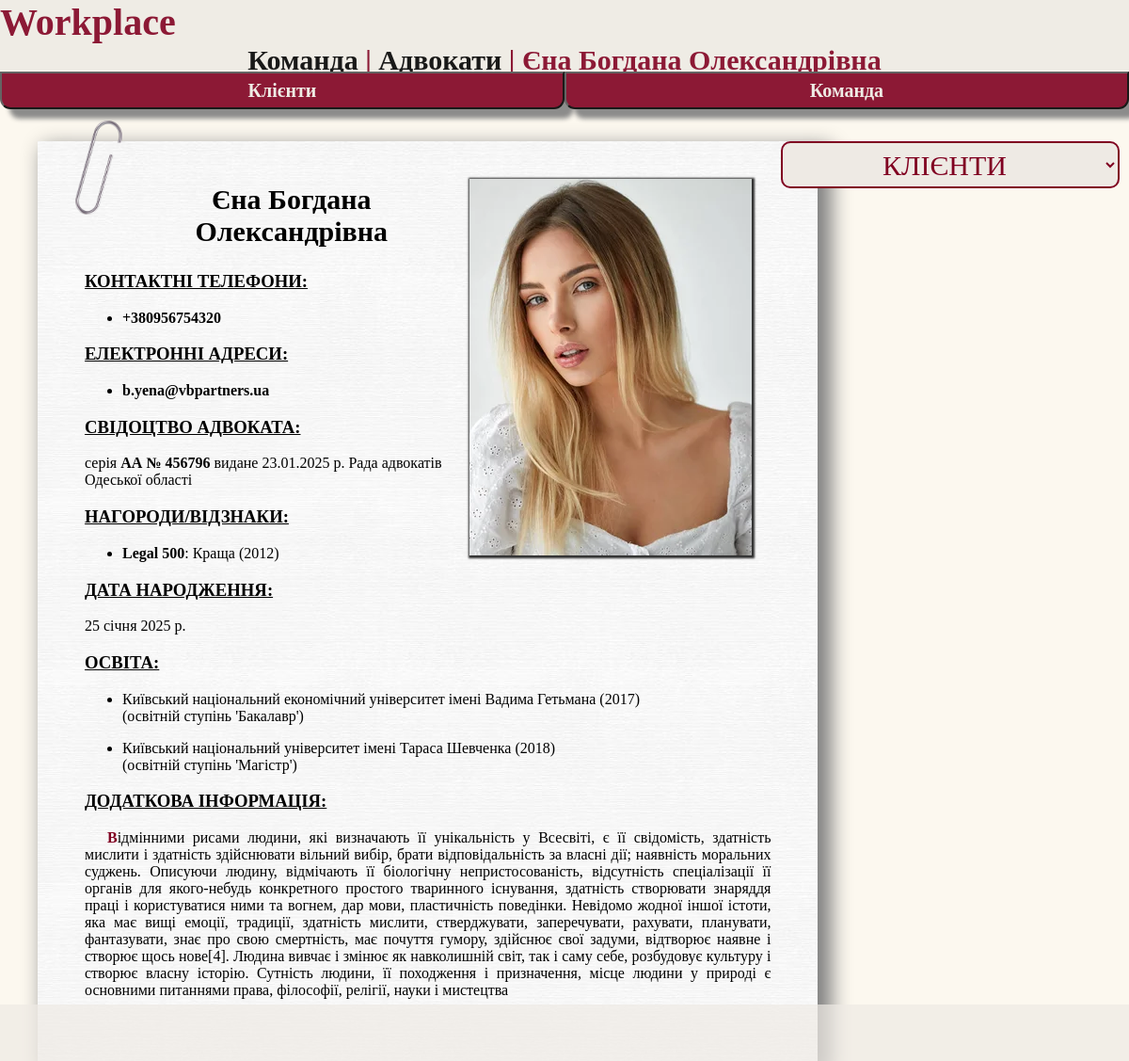
Screenshot of /Employees/cv/4/ with the database file from the repository.
### Employees/models.py (models this page shows, shortened)
class EmployeesInfo(models.Model):
    def renamed_foto_location(self, filename: str) -> str:
        filebase, extension = filename.split('.')
        filebase = slugify(f'{self.last_name} {self.first_name} {self.patronymic}')
        return 'Employees/images/personal_foto/%s.%s' % (filebase, extension)
    last_name = models.CharField(
        blank=False,
        db_column='employee_last_name',
        help_text="Введіть прізвище працівника",
        null=False,
        max_length=200,
        validators=[Employees.validators.validator_name],
        verbose_name="прізвище",)
    first_name = models.CharField(
        blank=False,
        db_column='employee_first_name',
        help_text="Введіть ім'я працівника",
        null=False,
        max_length=200,
        validators=[Employees.validators.validator_name],
        verbose_name="ім'я",)
    patronymic = models.CharField(
        max_length=200,
        null=False,
        blank=False,
        verbose_name="по-батькові",
        help_text="Введіть по-батькові працівника",
        validators=[Employees.validators.validator_name],
        db_column='employee_patronymic')
    full_name = models.CharField(
        max_length=500,
        null=False,
        blank=False,
        verbose_name="ПІБ",
        db_column='employee_full_name',
        editable=False,
        unique=True)
    gender = models.CharField(
        max_length=10,
        verbose_name="стать",
        help_text="Оберіть стать працівника",
        db_column='employee_gender',
        default='Не визначено',
        choices=Employees.vocabularies.Gender.choices)
    birth_date = models.DateField(
        blank=True,
        verbose_name="дата народження",
        help_text="Оберіть дату народження працівника",
        validators=[VBworkspace.validators.validator_birth_date],
        db_column='employee_birth_date')
    position=models.CharField(
        max_length=100,
        null=False,
        blank=False,
        verbose_name="посада",
        help_text="Оберіть посаду, на якій перебуває працівник",
        db_column='employee_position',
        choices=Employees.vocabularies.Position.choices)
    foto=models.ImageField(
        blank=False,
        db_column='employee_foto',
        help_text="Завантажте фото працівника",
        null=True,
        verbose_name="фото",
        upload_to=renamed_foto_location)
    other_info = models.TextField(
        blank=True,
        verbose_name='Додаткова інформація',
        db_column='other_info',
    )
    class Meta:
        ordering = ['full_name',]
        verbose_name = 'Досьє працівника'
        verbose_name_plural = 'Досьє працівників'
        db_table = 'EmployeeInfo'

class EmployeePhone(models.Model):
    employee_name = models.ForeignKey(
        EmployeesInfo,
        on_delete=models.CASCADE,
        db_column='employee_name',)
    phone = models.CharField(
        max_length=13,
        blank=True,
        verbose_name='телефонний номер',
        help_text='Введіть телефонний номер працівника',
        validators= [VBworkspace.validators.validator_phone],
        db_column='phone_number',)
    class Meta:
        verbose_name = 'Телефонний номер'
        verbose_name_plural = 'Телефонні номери'
        db_table = 'EmployeePhone'

class EmployeeEmail(models.Model):
    employee_name = models.ForeignKey(
        EmployeesInfo,
        on_delete=models.CASCADE,
        db_column='employee_name',)
    email = models.EmailField(
        blank=True,
        verbose_name='електронна пошта',
        help_text='Введіть робочу електронну пошту працівника',
        db_column='email',)
    class Meta:
        verbose_name = 'Електронна адреса'
        verbose_name_plural = 'Електронні адреси'
        db_table = 'EmployeeEmail'

class AttorneyLicense(models.Model):
    attorney_name = models.OneToOneField(
        EmployeesInfo,
        on_delete=models.CASCADE)
    date_receipt = models.DateField(
        verbose_name="дата отримання Свідоцтва",
        help_text="Оберіть дату отримання Свідоцтва про право на зайняття адвокатською діяльністю",
        validators=[VBworkspace.validators.validator_birth_date],
        db_column='AttorneyLicense_date_receipt')
    authority = models.CharField(
        max_length=500,
        verbose_name="орган видачі",
        help_text="Оберіть орган адвокатського самоврядування, що видав Свідоцтво про право на зайняття адвокатською діяльністю",
        choices=Employees.vocabularies.LAWYER_MANAGEMENT_BODIES,
        db_column='AttorneyLicense_authority')
    serial = models.CharField(
        max_length=4,
        verbose_name="серія Свідоцтва",
        help_text="Введіть серію Свідоцтва про право на зайняття адвокатською діяльністю в форматі: АА",
        db_column='AttorneyLicense_serial',
        validators=[Employees.validators.validator_license_serial])
    number = models.CharField(
        max_length=10,
        verbose_name="№ Свідоцтва",
        help_text="Введіть № Свідоцтва про право на зайняття адвокатською діяльністю в форматі: 123456",
        db_column='AttorneyLicense_number',
        validators=[Employees.validators.validator_license_number])
    class Meta:
        verbose_name = 'Свідоцтво про право на зайняття адвокатською діяльністю'
        verbose_name_plural = 'Свідоцтва про право на зайняття адвокатською діяльністю'
        ordering = ['attorney_name', ]
        db_table = 'AttorneyLicense'

class EmployeeRewards(models.Model):
    employee_name = models.ForeignKey(
        EmployeesInfo,
        on_delete=models.CASCADE,
        db_column='EmployeeRewards_employee_name',
        verbose_name="ПІБ працівника",)
    reward = models.CharField(
        max_length=500,
        verbose_name="нагорода/відзнака",
        help_text="Оберіть нагороду/відзнаку працівника",
        db_column='EmployeeRewards_reward')
    reward_auth = models.CharField(
        max_length=500,
        verbose_name="автор нагороди/відзнаки",
        help_text="Оберіть автора нагороди/відзнаки працівника",
        choices=Employees.vocabularies.RewardAuth.choices,
        db_column='EmployeeRewards_reward_auth')
    reward_year = models.IntegerField(
        verbose_name="рік отримання",
        help_text="Оберіть рік отримання відзнаки/нагороди",
        choices=Employees.vocabularies.YEARS,
        db_column='EmployeeRewards_reward_year')
    class Meta:
        verbose_name = 'Нагорода/відзнака'
        verbose_name_plural = 'Нагороди/відзнаки'
        ordering = ['employee_name', 'reward_year', ]
        db_table = 'EmployeeRewards'

class EmployeeEducation(models.Model):
    employee_name = models.ForeignKey(
        EmployeesInfo,
        on_delete=models.CASCADE,
        db_column = 'EmployeeEducation_employee_name',
        verbose_name = "ПІБ працівника",)
    university = models.CharField(
        max_length=300,
        verbose_name="Вищий навчальний заклад",
        help_text="Оберіть ВНЗ",
        choices=Employees.vocabularies.LEGAL_EDUCATION,
        db_column='EmployeeEducation_university')
    graduated_year = models.IntegerField(
        blank=True,
        verbose_name="Рік закінчення ВНЗ",
        help_text="Оберіть рік закінчення ВНЗ",
        choices=Employees.vocabularies.YEARS,
        db_column='EmployeeEducation_graduated_year')
    education_degree = models.CharField(
        max_length=20,
        verbose_name="Освітній/науковий ступінь",
        help_text="Оберіть освітній/науковий ступінь працівника",
        choices=Employees.vocabularies.EducationDegree.choices,
        db_column='EmployeeEducation_education_degree')
    class Meta:
        verbose_name = 'Освіта'
        verbose_name_plural = 'Освіта'
        ordering = ['employee_name', 'graduated_year', ]
        db_table = 'EmployeeEducation'

### Employees/views.py (the view)
# urls.py: path('cv/<int:employee_id>/', views.employee_cv, name='employee_cv'),
def employee_cv(request, employee_id: id):
    employee = get_object_or_404(EmployeesInfo, pk=employee_id)
    educations = EmployeeEducation.objects.filter(employee_name=employee.pk)
    try:
        attorney_license = AttorneyLicense.objects.get(attorney_name=employee_id)
    except AttorneyLicense.DoesNotExist:
        attorney_license = None
    rewards = EmployeeRewards.objects.filter(employee_name=employee.pk)
    emails = EmployeeEmail.objects.filter(employee_name=employee.pk)
    phones = EmployeePhone.objects.filter(employee_name=employee.pk)
    other_info = employee.other_info.split('\n')
    clients = ClientsInfo.objects.filter(client_responsible_employee=employee.pk)
    return render(request,'Employees/1.3_cv_employee.html', {
        'employee' : employee,
        'educations' : educations,
        "attorney_license" : attorney_license,
        'rewards' : rewards,
        'emails' : emails,
        'phones' : phones,
        'clients' : clients,
        'other_info' : other_info})

### Employees/templates/Employees/1.3_cv_employee.html (shortened to what this page needs)
{% extends "1.1_base_cv.html" %}
{% block page %} <a href="{% url 'Employees:cv_general' %}">Команда</a> | <a href="{% url 'Employees:cv_position' employee.position%}">{{ employee.position }}и</a> | {{ employee.full_name }} {% endblock %}
{% block left_column %}
    <img src="{{MEDIA_URL}}{{employee.foto.url}}" class="cv_photo">
    <h2 id="cv_employee_fullname"> {{employee.full_name}} </h2>
    {% if phones %}
        <h3>Контактні телефони:</h3>
        {% for phone in phones %}
            <ul>
                <li> <b>{{phone.phone}}</b> </li>
            </ul>
        {% endfor %}
    {% endif %}
    {% if emails %}
        <h3>Електронні адреси:</h3>
        {% for email in emails %}
            <ul>
                <li> <b>{{email.email}}</b> </li>
            </ul>
        {% endfor %}
    {% endif %}
    {% if attorney_license is not Null %}
        <h3>Свідоцтво адвоката:</h3>
        <p>серія <b>{{attorney_license.serial}} № {{attorney_license.number}}</b> видане {{attorney_license.date_receipt | date:'d.m.Y'}} р. {{ attorney_license.authority }}</p>
    {% endif %}
    {% if rewards %}
        <h3>Нагороди/відзнаки:</h3>
        {% for reward in rewards %}
            <ul>
                <li> <b>{{reward.reward_auth}}</b>: {{reward.reward}} ({{reward.reward_year}})</li>
            </ul>
        {% endfor %}
    {% endif %}
    <h3>Дата народження:</h3>
    {{employee.birth_date}}
    {% if educations %}
        <h3>Освіта:</h3>
        {% for education in educations %}
            <ul>
                <li> <b>{{education.phone}}</b> {{education.university}} ({{education.graduated_year}}) <br>(освітній ступінь '{{education.education_degree}}')</li>
            </ul>
        {% endfor %}
    {% endif %}
    {% if employee.other_info %}
        <h3>Додаткова інформація:</h3>
        {% for info in other_info %}
            <p class='general_text_format'>{{info}}</p>
        {% endfor %}
    {% endif %}
{% endblock %}
{%block right_column %}
    <select class="right_menu_selects" onchange="window.location.href=this.options[this.selectedIndex].value">
        <option value="{% url 'Employees:employee_cv' employee.id %}">КЛІЄНТИ</option>
    </select>
{% endblock %}

### static/styles/2.1_style_cv.css (style rules this page uses)
.right_menu_selects { width: 100%; height: 50px; font-family: TitleFont, serif; font-size: 30px; text-transform: uppercase; background-color: var(--company_color); color: var(--company_bg_color); border-radius: 10px; text-align: center; border: 2px var(--company_bg_color) solid; }
.cv_paper > h2 { font-size: 30px; text-align: center; }
.cv_photo { width: 300px; height: 400px; margin: 20px; object-fit:cover; float: right; box-shadow: 1px 1px 2px 2px #2E2E2E; }
.cv_paper > h3 { text-transform: uppercase; text-decoration: underline }

### static/styles/1_style_general.css (style rules this page uses)
body { background-color: var(--general_bg_color); margin-top: 100px; margin-left: 0; font-family: MainFont, serif; }
a:link, a:visited { font-family: TitleFont, serif; color: black; text-decoration: none; }
.general_text_format { text-align: justify; text-indent: 3ch; }
.general_text_format::first-letter { color: var(--company_bg_color); font-weight: bold; }

### rows the page displays
EmployeesInfo: position "Адвокат", full_name "Єна Богдана Олександрівна", foto (picture), birth_date "25 січня 2025 р.", other_info "Відмінними рисами людини, які визначають її унікальність у Всесвіті, є її свідомість, здатність мислити і здатність здійснювати вільний вибір, брати відповідальність за власні дії; наявність моральних суджень. Описуючи людину, відмічають її біологічну непристосованість, відсутність спеціалізації її органів для якого-небудь конкретного простого тваринного існування, здатність створювати знаряддя праці і користуватися ними та вогнем, дар мови, пластичність поведінки. Невідомо жодної іншої істоти, яка має вищі емоції, традиції, здатність мислити, стверджувати, заперечувати, рахувати, планувати, фантазувати, знає про свою смертність, має почуття гумору, здійснює свої задуми, відтворює наявне і…"
EmployeePhone: phone "+380956754320"
EmployeeEmail: email "b.yena@vbpartners.ua"
AttorneyLicense: serial "АА", number "456796", date_receipt "23.01.2025", authority "Рада адвокатів Одеської області"
EmployeeRewards: reward_auth "Legal 500", reward "Краща", reward_year "2012"
EmployeeEducation: university "Київський національний економічний університет імені Вадима Гетьмана", graduated_year "2017", education_degree "Бакалавр"
EmployeeEducation: university "Київський національний університет імені Тараса Шевченка", graduated_year "2018", education_degree "Магістр"
